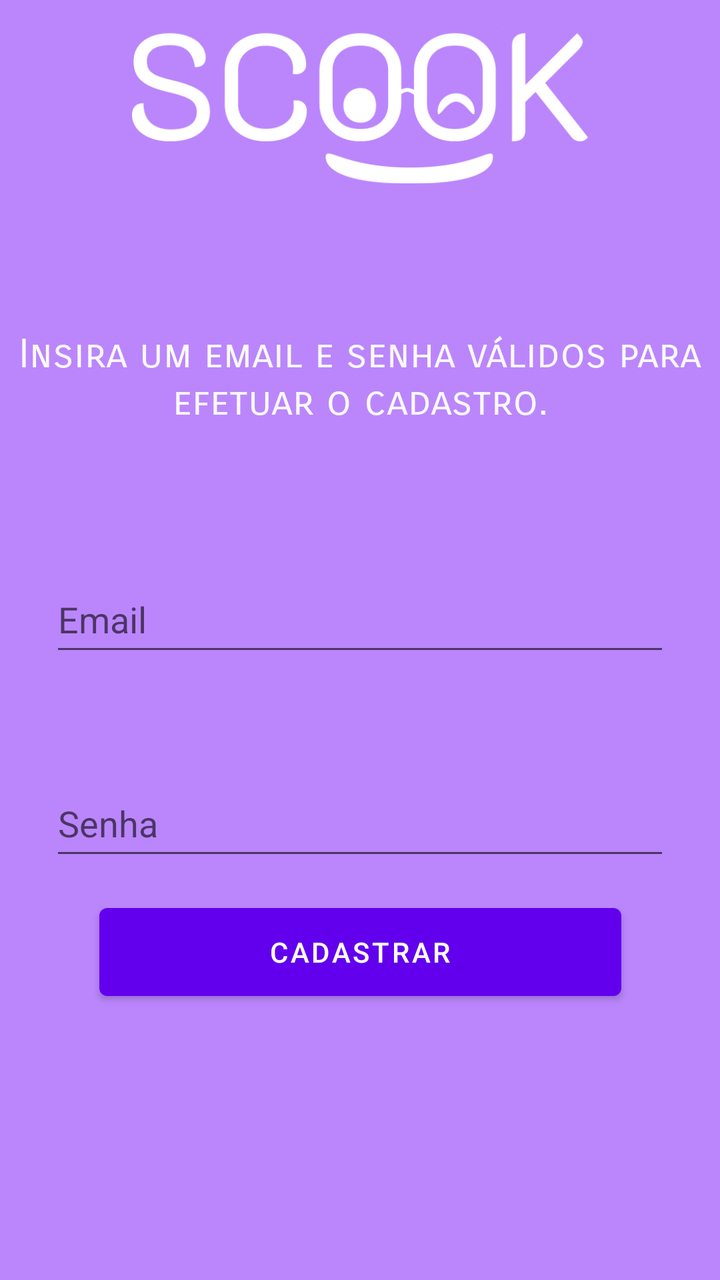
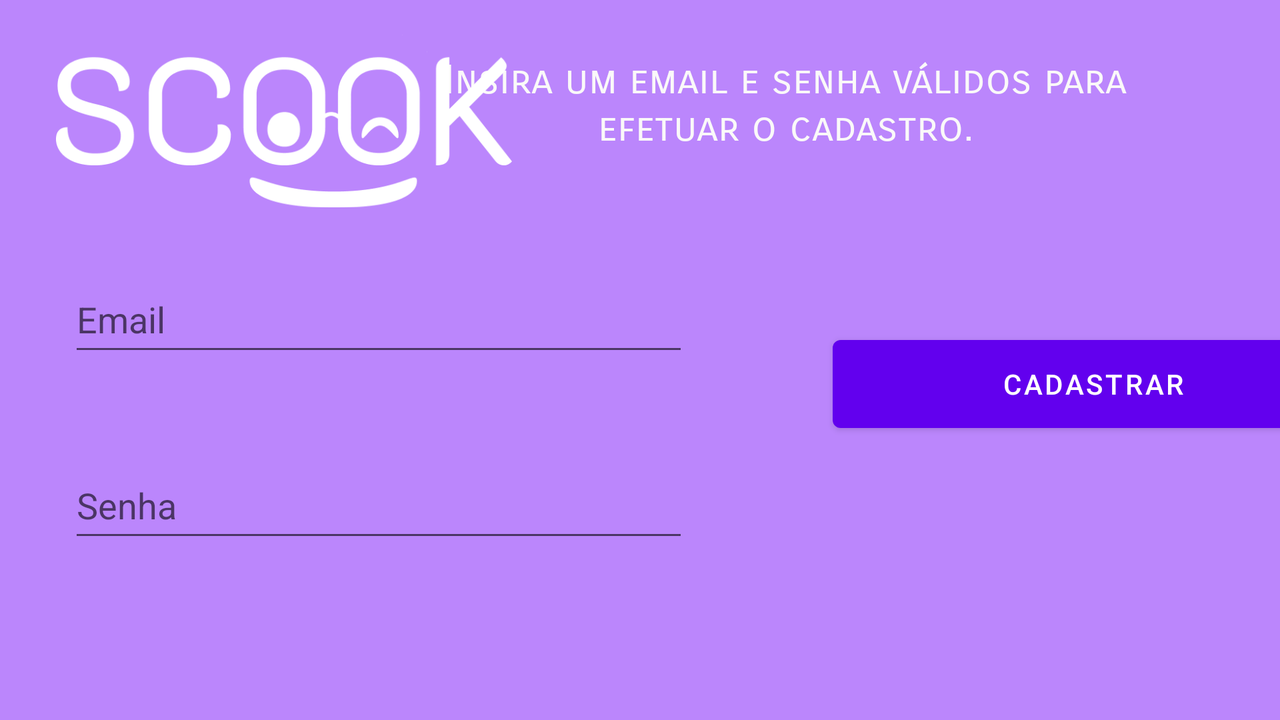

Two renders of one Android screen. The first uses the default layout on a phone; the second uses the alternative layout the repository ships for a different screen configuration, on a matching device. The two XML files are below.
<!-- AndroidManifest.xml: application theme Theme.SegundaTentativa -->
<!-- res/layout/activity_cadastro.xml -->
<?xml version="1.0" encoding="utf-8"?>
<androidx.constraintlayout.widget.ConstraintLayout xmlns:android="http://schemas.android.com/apk/res/android"
    xmlns:app="http://schemas.android.com/apk/res-auto"
    xmlns:tools="http://schemas.android.com/tools"
    android:layout_width="match_parent"
    android:layout_height="match_parent"
    android:background="@color/purple_200"
    tools:context=".Cadastro">


    <Button
        android:id="@+id/bt_cadastrar"
        android:layout_width="261dp"
        android:layout_height="56dp"
        android:layout_marginBottom="120dp"
        android:text="@string/cdUsuario"
        app:layout_constraintBottom_toBottomOf="parent"
        app:layout_constraintEnd_toEndOf="parent"
        app:layout_constraintStart_toStartOf="parent"
        app:layout_constraintTop_toBottomOf="@+id/cd_senha"
        app:layout_constraintVertical_bias="0.45" />

    <EditText
        android:id="@+id/cd_email"
        android:layout_width="310dp"
        android:layout_height="50dp"
        android:layout_marginTop="44dp"
        android:ems="10"
        android:hint="@string/nome"
        android:inputType="textPersonName"
        app:layout_constraintEnd_toEndOf="parent"
        app:layout_constraintStart_toStartOf="parent"
        app:layout_constraintTop_toBottomOf="@+id/cd_text" />

    <EditText
        android:id="@+id/cd_senha"
        android:layout_width="310dp"
        android:layout_height="50dp"
        android:layout_marginTop="52dp"
        android:ems="10"
        android:hint="@string/senha"
        android:inputType="textPassword"
        app:layout_constraintEnd_toEndOf="parent"
        app:layout_constraintStart_toStartOf="parent"
        app:layout_constraintTop_toBottomOf="@+id/cd_email" />

    <TextView
        android:id="@+id/cd_text"
        android:layout_width="347dp"
        android:layout_height="74dp"
        android:layout_marginTop="72dp"
        android:fontFamily="sans-serif-smallcaps"
        android:hint="@string/cdDescricao"
        android:textAlignment="center"
        android:textColor="#EDE5E5"
        android:textColorHint="#FAF9F9"
        android:textSize="20sp"
        app:layout_constraintEnd_toEndOf="parent"
        app:layout_constraintStart_toStartOf="parent"
        app:layout_constraintTop_toBottomOf="@+id/imageView8" />

    <ImageView
        android:id="@+id/imageView8"
        android:layout_width="228dp"
        android:layout_height="89dp"
        android:layout_marginTop="4dp"
        app:layout_constraintEnd_toEndOf="parent"
        app:layout_constraintStart_toStartOf="parent"
        app:layout_constraintTop_toTopOf="parent"
        app:srcCompat="@drawable/union" />

</androidx.constraintlayout.widget.ConstraintLayout>
<!-- resources referenced by this layout -->
<resources>
  <!-- drawable union: png bitmap (drawable-normal, 13137 bytes) -->
  <string name="cdDescricao">Insira um email e senha válidos para efetuar o cadastro.</string>
  <string name="cdUsuario">Cadastrar</string>
  <string name="nome">Email</string>
  <string name="senha">Senha</string>
  <style name="Theme.SegundaTentativa" parent="Theme.MaterialComponents.DayNight.NoActionBar">
          
          <item name="colorPrimary">@color/purple_500</item>
          <item name="colorPrimaryVariant">@color/purple_700</item>
          <item name="colorOnPrimary">@color/white</item>
          
          <item name="colorSecondary">@color/teal_200</item>
          <item name="colorSecondaryVariant">@color/teal_700</item>
          <item name="colorOnSecondary">@color/black</item>
          
          <item name="android:statusBarColor">?attr/colorPrimaryVariant</item>
          
      </style>
</resources>
<!-- res/layout-land/activity_cadastro.xml (the repository's variant of the layout above) -->
<!-- drawn on the phone turned sideways -->
<?xml version="1.0" encoding="utf-8"?>
<androidx.constraintlayout.widget.ConstraintLayout xmlns:android="http://schemas.android.com/apk/res/android"
    xmlns:app="http://schemas.android.com/apk/res-auto"
    xmlns:tools="http://schemas.android.com/tools"
    android:layout_width="match_parent"
    android:layout_height="match_parent"
    android:background="@color/purple_200"
    tools:context=".Cadastro">


    <Button
        android:id="@+id/bt_cadastrar"
        android:layout_width="261dp"
        android:layout_height="56dp"
        android:layout_marginStart="72dp"
        android:layout_marginBottom="140dp"
        android:text="@string/cdUsuario"
        app:layout_constraintBottom_toBottomOf="parent"
        app:layout_constraintStart_toEndOf="@+id/cd_senha" />

    <EditText
        android:id="@+id/cd_email"
        android:layout_width="310dp"
        android:layout_height="50dp"
        android:layout_marginTop="28dp"
        android:ems="10"
        android:hint="@string/nome"
        android:inputType="textPersonName"
        app:layout_constraintEnd_toEndOf="parent"
        app:layout_constraintHorizontal_bias="0.104"
        app:layout_constraintStart_toStartOf="parent"
        app:layout_constraintTop_toBottomOf="@+id/imageView8" />

    <EditText
        android:id="@+id/cd_senha"
        android:layout_width="310dp"
        android:layout_height="50dp"
        android:layout_marginTop="32dp"
        android:ems="10"
        android:hint="@string/senha"
        android:inputType="textPassword"
        app:layout_constraintBottom_toBottomOf="parent"
        app:layout_constraintEnd_toEndOf="parent"
        app:layout_constraintHorizontal_bias="0.104"
        app:layout_constraintStart_toStartOf="parent"
        app:layout_constraintTop_toBottomOf="@+id/cd_email"
        app:layout_constraintVertical_bias="0.116" />

    <TextView
        android:id="@+id/cd_text"
        android:layout_width="347dp"
        android:layout_height="74dp"
        android:layout_marginTop="28dp"
        android:layout_marginEnd="76dp"
        android:fontFamily="sans-serif-smallcaps"
        android:hint="@string/cdDescricao"
        android:textAlignment="center"
        android:textColor="#EDE5E5"
        android:textColorHint="#FAF9F9"
        android:textSize="20sp"
        app:layout_constraintEnd_toEndOf="parent"
        app:layout_constraintHorizontal_bias="0.942"
        app:layout_constraintStart_toEndOf="@+id/imageView8"
        app:layout_constraintTop_toTopOf="parent" />

    <ImageView
        android:id="@+id/imageView8"
        android:layout_width="228dp"
        android:layout_height="89dp"
        android:layout_marginStart="28dp"
        android:layout_marginTop="16dp"
        app:layout_constraintStart_toStartOf="parent"
        app:layout_constraintTop_toTopOf="parent"
        app:srcCompat="@drawable/union" />

</androidx.constraintlayout.widget.ConstraintLayout>
